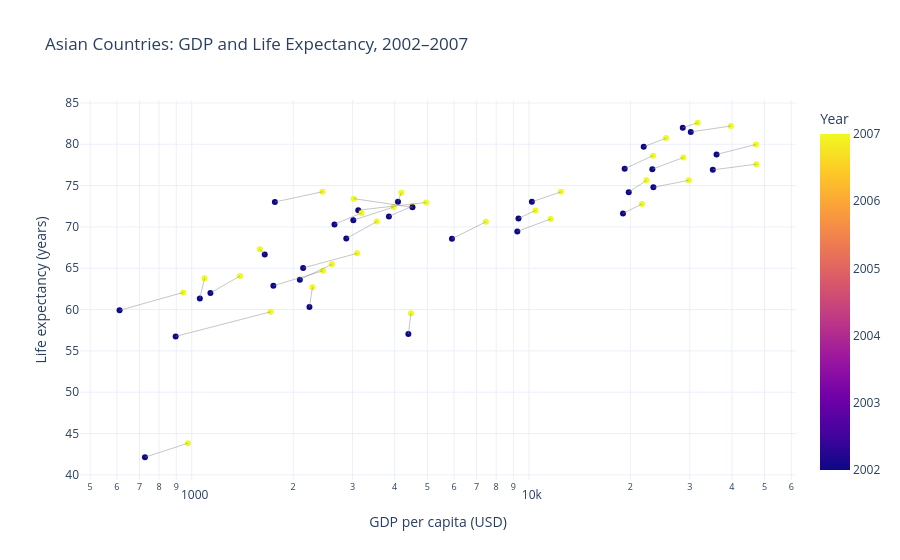

The code cell stored with this chart in its notebook:
### Code cell
# Task 1 — Scatter: Life expectancy change over time

import plotly.express as px
import plotly.graph_objects as go

# Choose Asia (any continent except Africa)
continent_df = df.loc[
    (df["continent"] == "Asia") &
    (df["year"].isin([2002, 2007]))
].copy()

# Scatter plot: GDP per capita vs life expectancy
fig = px.scatter(
    continent_df,
    x="gdpPercap",
    y="lifeExp",
    color="year",
    color_discrete_map={
        2002: "#4C78A8",
        2007: "#F58518"
    },
    hover_name="country",
    size_max=12,
    title="Asian Countries: GDP and Life Expectancy, 2002–2007",
    labels={
        "gdpPercap": "GDP per capita (USD)",
        "lifeExp": "Life expectancy (years)",
        "year": "Year"
    }
)

# Connect each country's 2002 and 2007 points to show direction of change
for country in continent_df["country"].unique():
    country_data = continent_df[
        continent_df["country"] == country
    ].sort_values("year")

    if len(country_data) == 2:
        fig.add_trace(
            go.Scatter(
                x=country_data["gdpPercap"],
                y=country_data["lifeExp"],
                mode="lines",
                line=dict(color="gray", width=1),
                opacity=0.45,
                showlegend=False,
                hoverinfo="skip"
            )
        )

fig.update_layout(
    template="plotly_white",
    legend_title_text="Year"
)

fig.update_xaxes(type="log")
fig.show()

### Figure 1 — Plotly figure (JSON) as saved in the notebook; plotly's stock layout.template omitted (floating-point values rounded to 4 significant figures)
{"data": [{"hovertemplate": "<b>%{hovertext}</b><br><br>GDP per capita (USD)=%{x}<br>Life expectancy (years)=%{y}<br>Year=%{marker.color}<extra></extra>", "hovertext": ["Afghanistan", "Afghanistan", "Bahrain", "Bahrain", "Bangladesh", "Bangladesh", "Cambodia", "Cambodia", "China", "China", "Hong Kong, China", "Hong Kong, China", "India", "India", "Indonesia", "Indonesia", "Iran", "Iran", "Iraq", "Iraq", "Israel", "Israel", "Japan", "Japan", "Jordan", "Jordan", "Korea, Dem. Rep.", "Korea, Dem. Rep.", "Korea, Rep.", "Korea, Rep.", "Kuwait", "Kuwait", "Lebanon", "Lebanon", "Malaysia", "Malaysia", "Mongolia", "Mongolia", "Myanmar", "Myanmar", "Nepal", "Nepal", "Oman", "Oman", "Pakistan", "Pakistan", "Philippines", "Philippines", "Saudi Arabia", "Saudi Arabia", "Singapore", "Singapore", "Sri Lanka", "Sri Lanka", "Syria", "Syria", "Taiwan", "Taiwan", "Thailand", "Thailand", "Vietnam", "Vietnam", "West Bank and Gaza", "West Bank and Gaza", "Yemen, Rep.", "Yemen, Rep."], "legendgroup": "", "marker": {"color": [2002, 2007, 2002, 2007, 2002, 2007, 2002, 2007, 2002, 2007, 2002, 2007, 2002, 2007, 2002, 2007, 2002, 2007, 2002, 2007, 2002, 2007, 2002, 2007, 2002, 2007, 2002, 2007, 2002, 2007, 2002, 2007, 2002, 2007, 2002, 2007, 2002, 2007, 2002, 2007, 2002, 2007, 2002, 2007, 2002, 2007, 2002, 2007, 2002, 2007, 2002, 2007, 2002, 2007, 2002, 2007, 2002, 2007, 2002, 2007, 2002, 2007, 2002, 2007, 2002, 2007], "coloraxis": "coloraxis", "symbol": "circle"}, "mode": "markers", "name": "", "orientation": "v", "showlegend": false, "type": "scatter", "x": [726.7, 974.6, 23400.0, 29800.0, 1136.0, 1391.0, 896.2, 1714.0, 3119.0, 4959.0, 30210.0, 39720.0, 1747.0, 2452.0, 2874.0, 3541.0, 9241.0, 11610.0, 4391.0, 4471.0, 21910.0, 25520.0, 28600.0, 31660.0, 3845.0, 4519.0, 1647.0, 1593.0, 19230.0, 23350.0, 35110.0, 47310.0, 9314.0, 10460.0, 10210.0, 12450.0, 2141.0, 3096.0, 611.0, 944.0, 1057.0, 1091.0, 19770.0, 22320.0, 2093.0, 2606.0, 2651.0, 3190.0, 19010.0, 21650.0, 36020.0, 47140.0, 3015.0, 3970.0, 4091.0, 4185.0, 23240.0, 28720.0, 5913.0, 7458.0, 1764.0, 2442.0, 4515.0, 3025.0, 2235.0, 2281.0], "xaxis": "x", "y": [42.13, 43.83, 74.8, 75.64, 62.01, 64.06, 56.75, 59.72, 72.03, 72.96, 81.5, 82.21, 62.88, 64.7, 68.59, 70.65, 69.45, 70.96, 57.05, 59.55, 79.7, 80.75, 82.0, 82.6, 71.26, 72.53, 66.66, 67.3, 77.05, 78.62, 76.9, 77.59, 71.03, 71.99, 73.04, 74.24, 65.03, 66.8, 59.91, 62.07, 61.34, 63.78, 74.19, 75.64, 63.61, 65.48, 70.3, 71.69, 71.63, 72.78, 78.77, 79.97, 70.81, 72.4, 73.05, 74.14, 76.99, 78.4, 68.56, 70.62, 73.02, 74.25, 72.37, 73.42, 60.31, 62.7], "yaxis": "y"}, {"hoverinfo": "skip", "line": {"color": "gray", "width": 1}, "mode": "lines", "opacity": 0.45, "showlegend": false, "type": "scatter", "x": [726.7, 974.6], "y": [42.13, 43.83]}, {"hoverinfo": "skip", "line": {"color": "gray", "width": 1}, "mode": "lines", "opacity": 0.45, "showlegend": false, "type": "scatter", "x": [23400.0, 29800.0], "y": [74.8, 75.64]}, {"hoverinfo": "skip", "line": {"color": "gray", "width": 1}, "mode": "lines", "opacity": 0.45, "showlegend": false, "type": "scatter", "x": [1136.0, 1391.0], "y": [62.01, 64.06]}, {"hoverinfo": "skip", "line": {"color": "gray", "width": 1}, "mode": "lines", "opacity": 0.45, "showlegend": false, "type": "scatter", "x": [896.2, 1714.0], "y": [56.75, 59.72]}, {"hoverinfo": "skip", "line": {"color": "gray", "width": 1}, "mode": "lines", "opacity": 0.45, "showlegend": false, "type": "scatter", "x": [3119.0, 4959.0], "y": [72.03, 72.96]}, {"hoverinfo": "skip", "line": {"color": "gray", "width": 1}, "mode": "lines", "opacity": 0.45, "showlegend": false, "type": "scatter", "x": [30210.0, 39720.0], "y": [81.5, 82.21]}, {"hoverinfo": "skip", "line": {"color": "gray", "width": 1}, "mode": "lines", "opacity": 0.45, "showlegend": false, "type": "scatter", "x": [1747.0, 2452.0], "y": [62.88, 64.7]}, {"hoverinfo": "skip", "line": {"color": "gray", "width": 1}, "mode": "lines", "opacity": 0.45, "showlegend": false, "type": "scatter", "x": [2874.0, 3541.0], "y": [68.59, 70.65]}, {"hoverinfo": "skip", "line": {"color": "gray", "width": 1}, "mode": "lines", "opacity": 0.45, "showlegend": false, "type": "scatter", "x": [9241.0, 11610.0], "y": [69.45, 70.96]}, {"hoverinfo": "skip", "line": {"color": "gray", "width": 1}, "mode": "lines", "opacity": 0.45, "showlegend": false, "type": "scatter", "x": [4391.0, 4471.0], "y": [57.05, 59.55]}, {"hoverinfo": "skip", "line": {"color": "gray", "width": 1}, "mode": "lines", "opacity": 0.45, "showlegend": false, "type": "scatter", "x": [21910.0, 25520.0], "y": [79.7, 80.75]}, {"hoverinfo": "skip", "line": {"color": "gray", "width": 1}, "mode": "lines", "opacity": 0.45, "showlegend": false, "type": "scatter", "x": [28600.0, 31660.0], "y": [82.0, 82.6]}, {"hoverinfo": "skip", "line": {"color": "gray", "width": 1}, "mode": "lines", "opacity": 0.45, "showlegend": false, "type": "scatter", "x": [3845.0, 4519.0], "y": [71.26, 72.53]}, {"hoverinfo": "skip", "line": {"color": "gray", "width": 1}, "mode": "lines", "opacity": 0.45, "showlegend": false, "type": "scatter", "x": [1647.0, 1593.0], "y": [66.66, 67.3]}, {"hoverinfo": "skip", "line": {"color": "gray", "width": 1}, "mode": "lines", "opacity": 0.45, "showlegend": false, "type": "scatter", "x": [19230.0, 23350.0], "y": [77.05, 78.62]}, {"hoverinfo": "skip", "line": {"color": "gray", "width": 1}, "mode": "lines", "opacity": 0.45, "showlegend": false, "type": "scatter", "x": [35110.0, 47310.0], "y": [76.9, 77.59]}, {"hoverinfo": "skip", "line": {"color": "gray", "width": 1}, "mode": "lines", "opacity": 0.45, "showlegend": false, "type": "scatter", "x": [9314.0, 10460.0], "y": [71.03, 71.99]}, {"hoverinfo": "skip", "line": {"color": "gray", "width": 1}, "mode": "lines", "opacity": 0.45, "showlegend": false, "type": "scatter", "x": [10210.0, 12450.0], "y": [73.04, 74.24]}, {"hoverinfo": "skip", "line": {"color": "gray", "width": 1}, "mode": "lines", "opacity": 0.45, "showlegend": false, "type": "scatter", "x": [2141.0, 3096.0], "y": [65.03, 66.8]}, {"hoverinfo": "skip", "line": {"color": "gray", "width": 1}, "mode": "lines", "opacity": 0.45, "showlegend": false, "type": "scatter", "x": [611.0, 944.0], "y": [59.91, 62.07]}, {"hoverinfo": "skip", "line": {"color": "gray", "width": 1}, "mode": "lines", "opacity": 0.45, "showlegend": false, "type": "scatter", "x": [1057.0, 1091.0], "y": [61.34, 63.78]}, {"hoverinfo": "skip", "line": {"color": "gray", "width": 1}, "mode": "lines", "opacity": 0.45, "showlegend": false, "type": "scatter", "x": [19770.0, 22320.0], "y": [74.19, 75.64]}, {"hoverinfo": "skip", "line": {"color": "gray", "width": 1}, "mode": "lines", "opacity": 0.45, "showlegend": false, "type": "scatter", "x": [2093.0, 2606.0], "y": [63.61, 65.48]}, {"hoverinfo": "skip", "line": {"color": "gray", "width": 1}, "mode": "lines", "opacity": 0.45, "showlegend": false, "type": "scatter", "x": [2651.0, 3190.0], "y": [70.3, 71.69]}, {"hoverinfo": "skip", "line": {"color": "gray", "width": 1}, "mode": "lines", "opacity": 0.45, "showlegend": false, "type": "scatter", "x": [19010.0, 21650.0], "y": [71.63, 72.78]}, {"hoverinfo": "skip", "line": {"color": "gray", "width": 1}, "mode": "lines", "opacity": 0.45, "showlegend": false, "type": "scatter", "x": [36020.0, 47140.0], "y": [78.77, 79.97]}, {"hoverinfo": "skip", "line": {"color": "gray", "width": 1}, "mode": "lines", "opacity": 0.45, "showlegend": false, "type": "scatter", "x": [3015.0, 3970.0], "y": [70.81, 72.4]}, {"hoverinfo": "skip", "line": {"color": "gray", "width": 1}, "mode": "lines", "opacity": 0.45, "showlegend": false, "type": "scatter", "x": [4091.0, 4185.0], "y": [73.05, 74.14]}, {"hoverinfo": "skip", "line": {"color": "gray", "width": 1}, "mode": "lines", "opacity": 0.45, "showlegend": false, "type": "scatter", "x": [23240.0, 28720.0], "y": [76.99, 78.4]}, {"hoverinfo": "skip", "line": {"color": "gray", "width": 1}, "mode": "lines", "opacity": 0.45, "showlegend": false, "type": "scatter", "x": [5913.0, 7458.0], "y": [68.56, 70.62]}, {"hoverinfo": "skip", "line": {"color": "gray", "width": 1}, "mode": "lines", "opacity": 0.45, "showlegend": false, "type": "scatter", "x": [1764.0, 2442.0], "y": [73.02, 74.25]}, {"hoverinfo": "skip", "line": {"color": "gray", "width": 1}, "mode": "lines", "opacity": 0.45, "showlegend": false, "type": "scatter", "x": [4515.0, 3025.0], "y": [72.37, 73.42]}, {"hoverinfo": "skip", "line": {"color": "gray", "width": 1}, "mode": "lines", "opacity": 0.45, "showlegend": false, "type": "scatter", "x": [2235.0, 2281.0], "y": [60.31, 62.7]}], "layout": {"coloraxis": {"colorbar": {"title": {"text": "Year"}}, "colorscale": [[0, "#0d0887"], [0.1111, "#46039f"], [0.2222, "#7201a8"], [0.3333, "#9c179e"], [0.4444, "#bd3786"], [0.5556, "#d8576b"], [0.6667, "#ed7953"], [0.7778, "#fb9f3a"], [0.8889, "#fdca26"], [1, "#f0f921"]]}, "legend": {"title": {"text": "Year"}, "tracegroupgap": 0}, "title": {"text": "Asian Countries: GDP and Life Expectancy, 2002–2007"}, "xaxis": {"anchor": "y", "domain": [0, 1], "title": {"text": "GDP per capita (USD)"}, "type": "log"}, "yaxis": {"anchor": "x", "domain": [0, 1], "title": {"text": "Life expectancy (years)"}}}}
